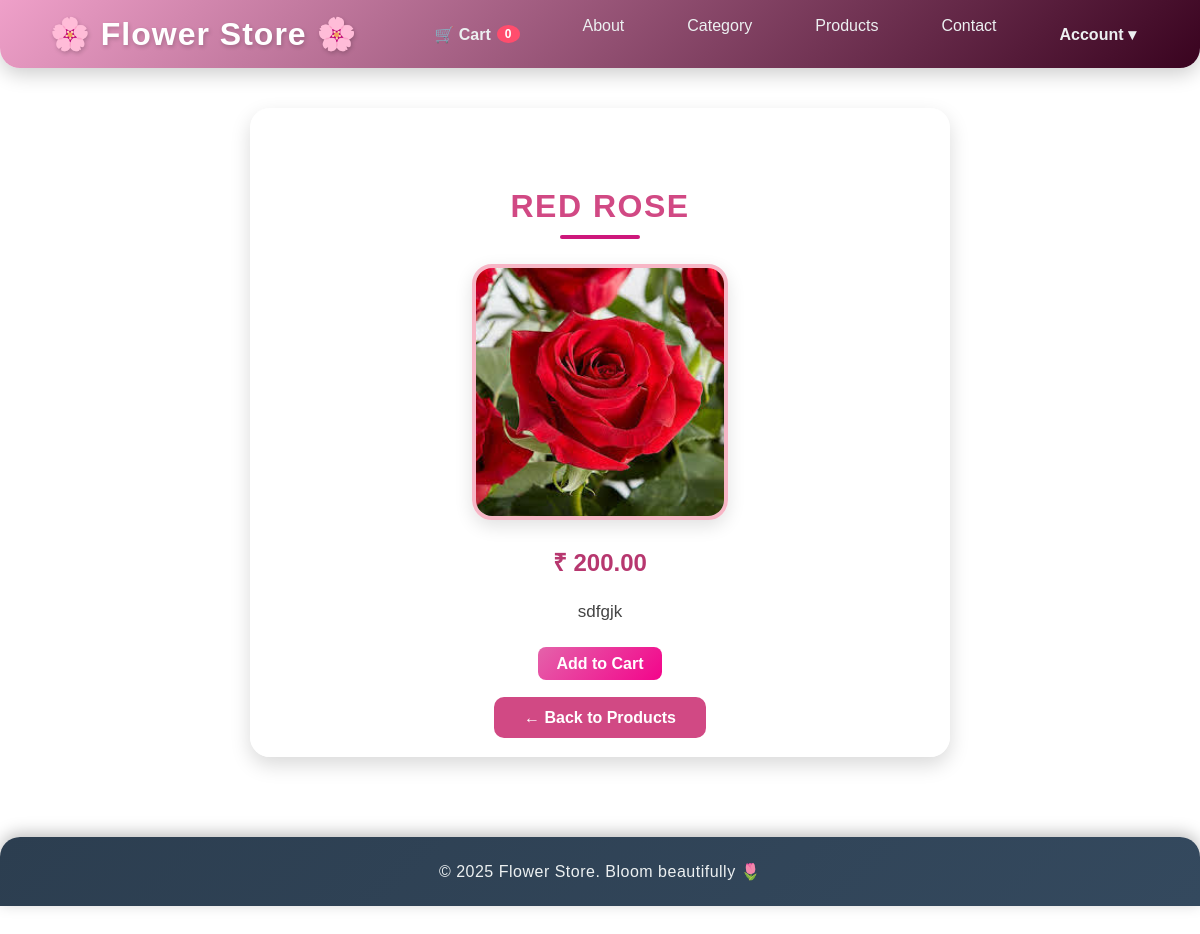
Page /details/1/ on the committed database.
### app/models.py (models this page shows, shortened)
class Product(models.Model):
    name=models.CharField(max_length=150)
    price=models.DecimalField(max_digits=10,decimal_places=2)
    description=models.TextField()
    image=models.ImageField(upload_to='products/')
    category=models.ForeignKey(Category,on_delete=models.CASCADE,related_name="products")

### app/views.py (the view)
# urls.py: path('details/<int:pk>/',views.product_details,name='product_details'),
def product_details(request,pk):
    product=get_object_or_404(Product,pk=pk)
    return render(request,"product_details.html",{'prod':product})

### app/templates/product_details.html (shortened to what this page needs)
{% extends "base.html" %}
{% load static %}
{% block content %}
    <div style="
        max-width: 700px;
        margin: 40px auto;
        background: rgba(255,255,255,0.9);
        padding: 30px;
        border-radius: 20px;
        box-shadow: 0 8px 20px rgba(0,0,0,0.15);
        text-align: center;
    ">
        <h1 style="
            color: #d14984;
            font-size: 32px;
            margin-bottom: 25px;
            font-weight: 700;
        ">
            {{ prod.name }}
        </h1>
        <img src="{{ prod.image.url }}" alt="Product Image"
             style="
                 width: 40%;
                 height: auto;
                 border-radius: 20px;
                 border: 4px solid #f7b6c6;
                 box-shadow: 0 6px 18px rgba(0,0,0,0.12);
                 display: block;
                 margin: 0 auto 25px;
             ">
        <p style="
            font-size: 24px;
            color: #b7376f;
            font-weight: 700;
            margin-bottom: 20px;
        ">
            ₹ {{ prod.price }}
        </p>
        <p style="
            font-size: 17px;
            line-height: 1.6;
            color: #444;
            margin-bottom: 30px;
        ">
            {{ prod.description }}
        </p>
         <a class="cart-btn" href="{% url 'add_to_cart' prod.id %}">Add to Cart</a><br>
        <br>
        <br>
        <a href="{% url 'product' %}"
           style="
               background: #d14984;
               color: white;
               padding: 12px 30px;
               border-radius: 10px;
               font-size: 16px;
               font-weight: 600;
               text-decoration: none;
               transition: 0.3s ease;
           "
           onmouseover="this.style.background='#b7376f'"
           onmouseout="this.style.background='#d14984'">
            ← Back to Products
        </a>
    </div>
{% endblock %}

### app/templates/base.html (style rules this page uses)
* { margin: 0; padding: 0; box-sizing: border-box; font-family: "Poppins", sans-serif; }
body { background-color:#f5eff0 color: #2c3e50; padding: 0 0 50px; }
h1 { text-align: center; color: #2c3e50; text-transform: uppercase; margin: 50px 0 40px; font-size: 2.3em; letter-spacing: 1.5px; position: relative; }
h1::after { content: ""; width: 80px; height: 4px; background: #cd177b; display: block; margin: 10px auto 0; border-radius: 10px; }
.cart-btn { background: linear-gradient(135deg, #e463aa, #f3048b); padding: 8px 18px; border-radius: 8px; color: white !important; font-weight: 600; text-decoration: none; transition: 0.2s; }

### rows in the picture
Product: name "RED ROSE", image (picture), price "200.00", description "sdfgjk"
